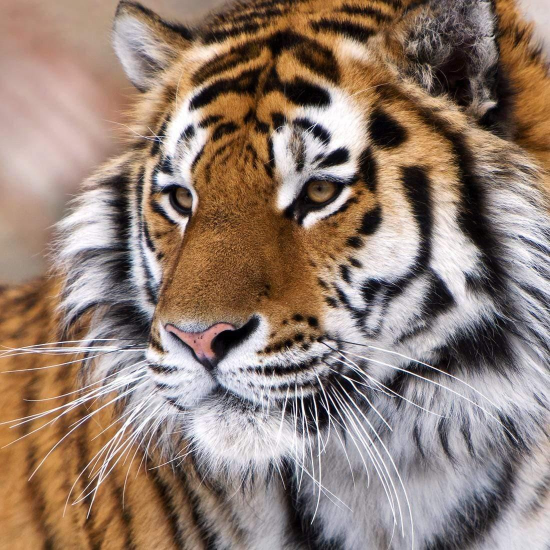
#> input picture tiger.jpg, 1100 x 1100 px (shown at 1/2 size)
$ python deblur_fft.py
#> lines starting #> are read from the running program, lines starting #| are printed output that depends on the picture
import cv2
import numpy as np
from matplotlib import pyplot as plt


class ImageProcessor:
    def __init__(self, img_path, noise_sigma, filter_sigma):
        self.noise_sigma = noise_sigma
        self.filter_sigma = filter_sigma
        self.img = self.load_image(img_path)
        self.n, self.m = self.img.shape

    def load_image(self, img_path):
#> called with img_path = 'tiger.jpg'
        img = cv2.imread(img_path, cv2.IMREAD_GRAYSCALE)
#> img: shape (1100, 1100); min 0, max 255, mean 130.1
        img = cv2.resize(img, (100, 100))
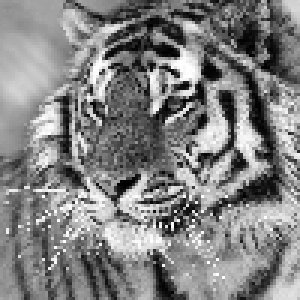
#> img: shape (100, 100) (shown 3 times larger); min 0, max 255, mean 129.7
        return np.array(img, dtype=np.float64) / 255.0

    def gaussian_filter(self):
        return cv2.getGaussianKernel(self.n, self.filter_sigma) @ cv2.getGaussianKernel(self.m, self.filter_sigma).T

    def fourier_transform(self, arr):
        return np.fft.fft2(arr)

    def blur_image(self):
        F = self.fourier_transform(self.img)
        H = self.fourier_transform(self.gaussian_filter())
        return np.abs(np.fft.ifft2(F * H))

    def add_noise(self, arr):
        noisy_img = arr + self.noise_sigma * np.random.randn(*arr.shape)
        noisy_img[noisy_img < 0] = 0
        noisy_img[noisy_img > 255] = 255
        return noisy_img

    def compute_reconstruction(self, g, H):
        G = self.fourier_transform(g)
        Fest = G / (H + np.finfo(float).eps)
        return np.abs(np.fft.ifft2(Fest))
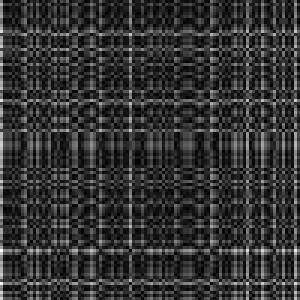
#> returned value: shape (100, 100) float64 (shown 3 times larger); min 9.64e+09, max 2.67e+13, mean 5.49e+12; drawn with min black and max white

    def run_EM_algorithm(self, g, H):
        nrip = 200
        err = np.zeros(nrip)
        fk = g.copy()
        normf = np.linalg.norm(self.img)
#> normf = 56.3
        bestRec = np.zeros_like(self.img)
        bestK = 1
        errMin = 1

        normDif = np.linalg.norm(g - self.img)
#> normDif = 31.21
        startErr = normDif / normf
#> startErr = 0.554

        for i in range(nrip):
            FK = self.fourier_transform(fk)
            D = FK * H
            d = np.fft.ifft2(D)

            n = g / (np.abs(d) + np.finfo(float).eps)
            N = self.fourier_transform(n) * np.conj(H)

            a = np.fft.ifft2(N)
            fk1 = fk * np.abs(a)

            fk = fk1

            normDif = np.linalg.norm(fk1 - self.img)
            err[i] = normDif / normf

            if err[i] < errMin:
                bestRec = fk1
                errMin = err[i]
                bestK = i
#> this loop made 200 passes
#> normDif on passes 1 to 3: 15.4, 13.01, 11.99
#> pass 1, in run_EM_algorithm, `n = g / (np.abs(d) + np.finfo(float).eps)`:
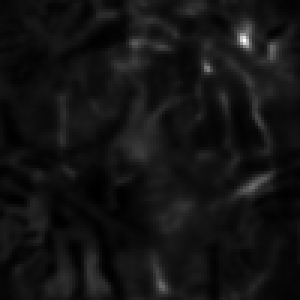
#> n: shape (100, 100) float64 (shown 3 times larger); min 0.0379, max 14.85, mean 1.18; drawn with min black and max white
#> pass 1, in run_EM_algorithm, `fk1 = fk * np.abs(a)`:
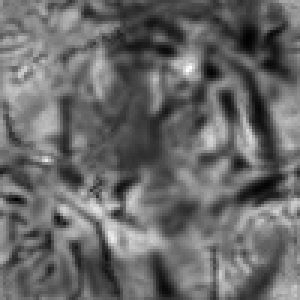
#> fk1: shape (100, 100) float64 (shown 3 times larger); min 0.0454, max 1.17, mean 0.508; drawn with min black and max white
#> after the loop:
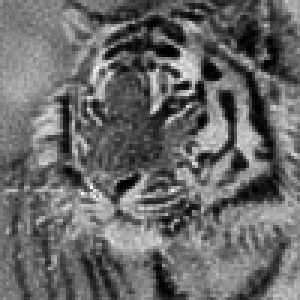
#> bestRec: shape (100, 100) float64 (shown 3 times larger); min 3.87e-06, max 1.24, mean 0.508; drawn with min black and max white
#> after the loop:
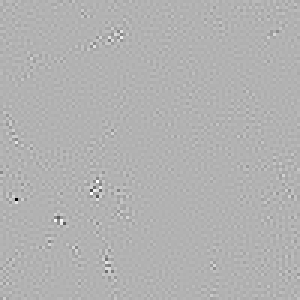
#> n: shape (100, 100) float64 (shown 3 times larger); min 0.508, max 1.21, mean 1; drawn with min black and max white
#> after the loop, bestK = 110; err = 200 values, max 0.274 at index 0, min 0.146 at index 110, mean 0.153; errMin = 0.146

        perc = (startErr - errMin) * 100
#> perc = 40.78
        return err, bestRec, perc

    def plot_results(self, img, title):
        plt.figure()
        plt.imshow(np.abs(img), cmap='gray')
        plt.title(title)
        plt.show()


def main():
    img_path = 'tiger.jpg'
    noise_sigma = 0.01
    filter_sigma = 1

    image_processor = ImageProcessor(img_path, noise_sigma, filter_sigma)

    blurred_image = image_processor.blur_image()
    noisy_image = image_processor.add_noise(blurred_image)

    image_processor.plot_results(image_processor.img, 'Original Image')
    image_processor.plot_results(blurred_image, 'Blurred Image')
    image_processor.plot_results(noisy_image, 'Noisy Image')

    H = image_processor.fourier_transform(image_processor.gaussian_filter())
    reconstructed_image = image_processor.compute_reconstruction(
        noisy_image, H)
    err, bestRec, perc = image_processor.run_EM_algorithm(noisy_image, H)
#> perc = 40.78

    image_processor.plot_results(
        bestRec, f'Best reconstruction, image recovered={perc}%')

    plt.figure()
    plt.plot(np.linspace(1, 200, 200), err)
    plt.grid(True)
    plt.title('Error of the reconstruction')
    plt.legend(['Reconstruction error'])
    plt.show()
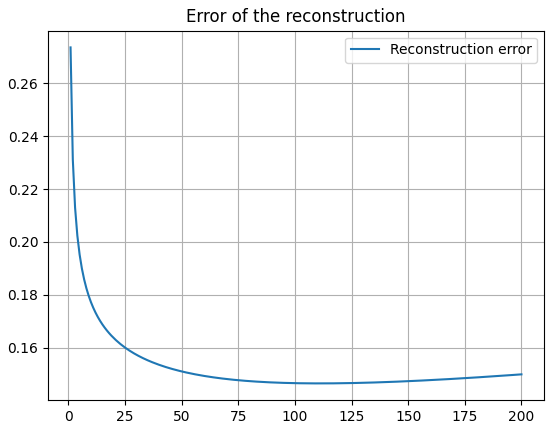
#> figure drawn by matplotlib, 1 panel; curve peaks at x = 1, y = 0.274


if __name__ == "__main__":
    main()
